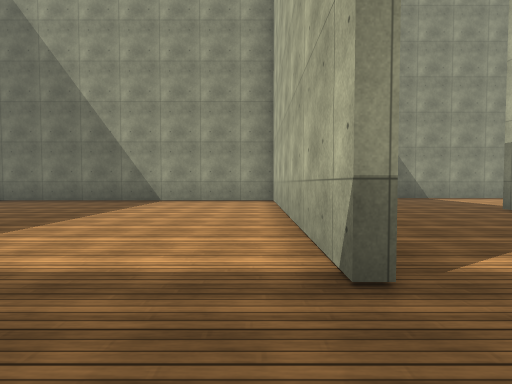
View 1 (above)

24 first-person views from a walk through a 3-D level made in the Unity game engine. The camera is 1.2 m above the floor, tilts 2° down and sees 85° across. The floor is counted in squares, 2 m on a side. Each view is taken from the middle of a square. On the plan, view 1 faces up. The plan holds only what a view shows up to about 9 squares ahead; the rest is blank. The place goes on beyond the plan. The player character is not drawn. Some animated figures are left out. Some surface patterns are stand-ins.

View 2
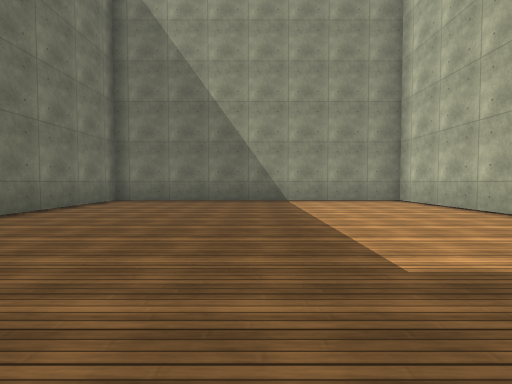

View 3
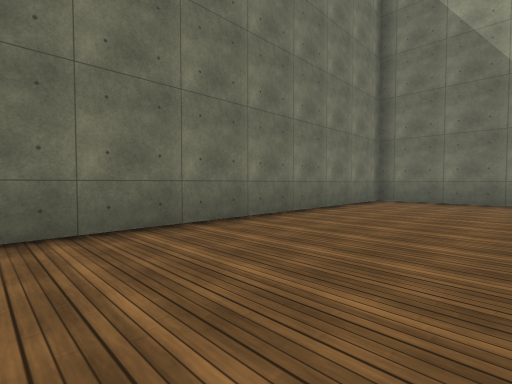

View 4
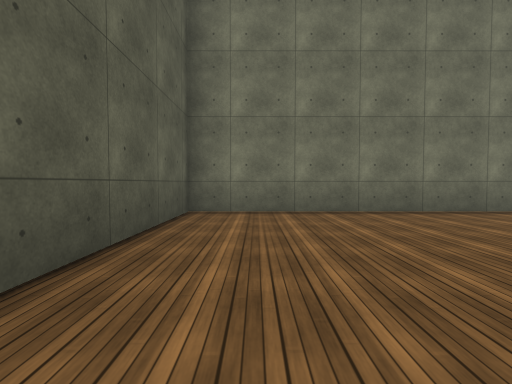

View 5
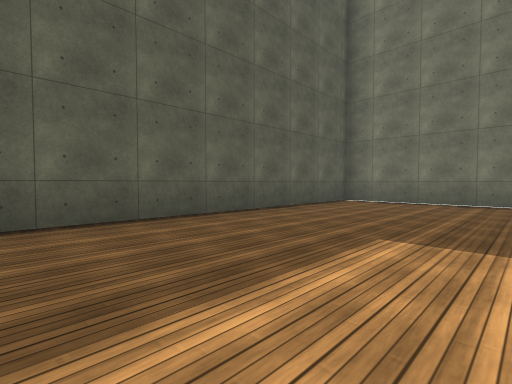

View 6
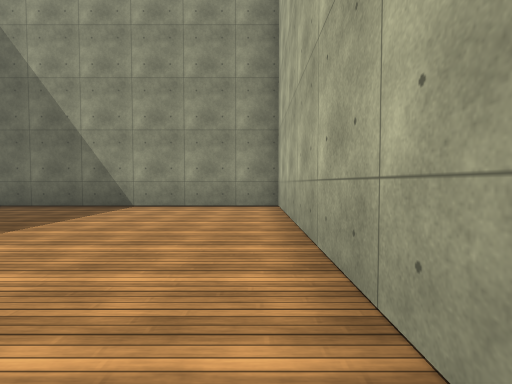

View 7
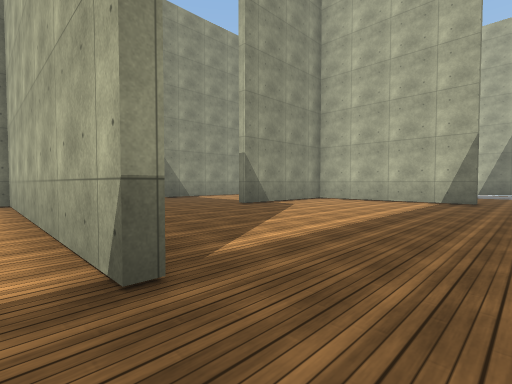

View 8
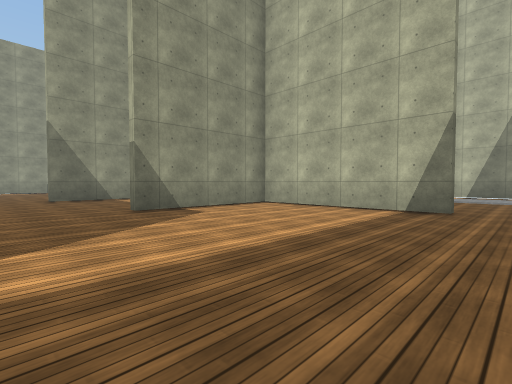

View 9
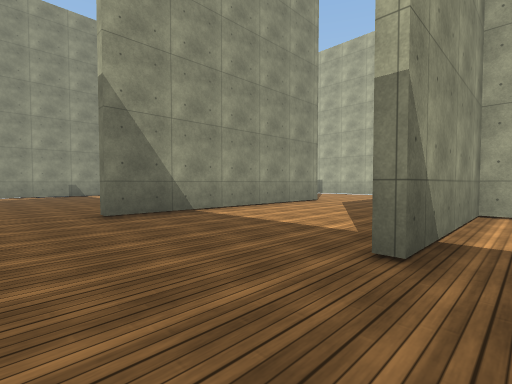

View 10
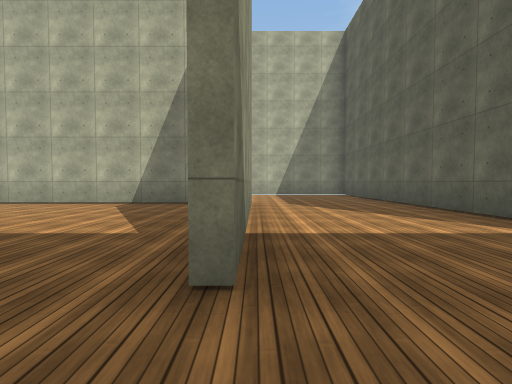

View 11
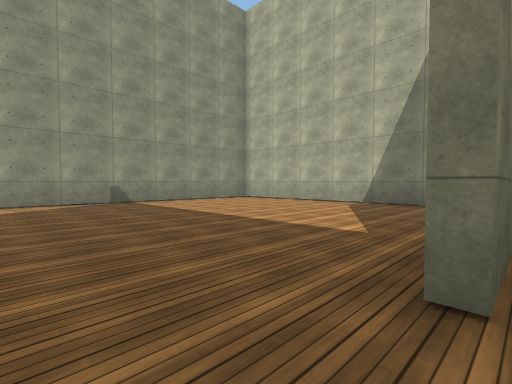

View 12
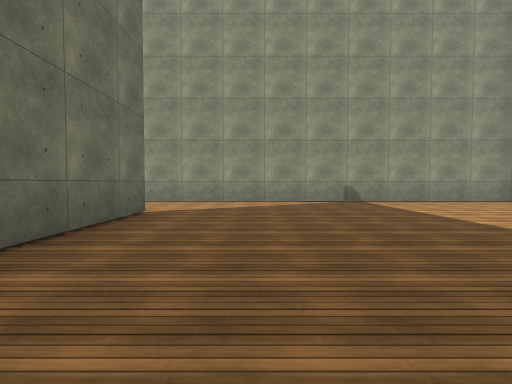

View 13
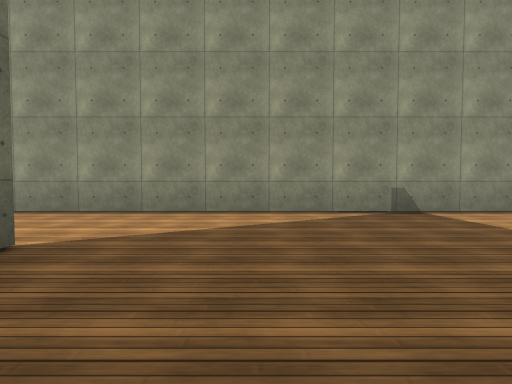

View 14
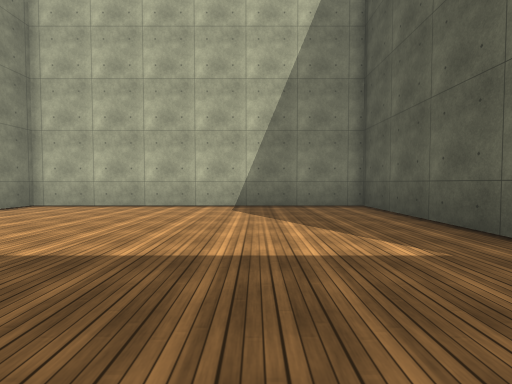

View 15
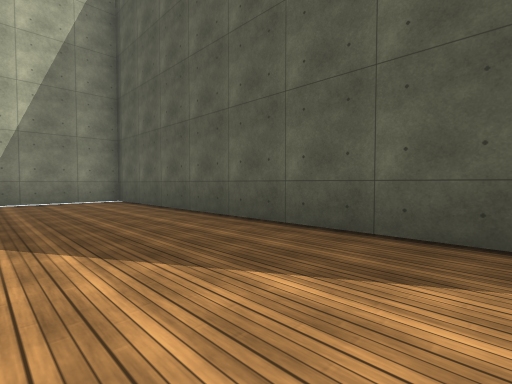

View 16
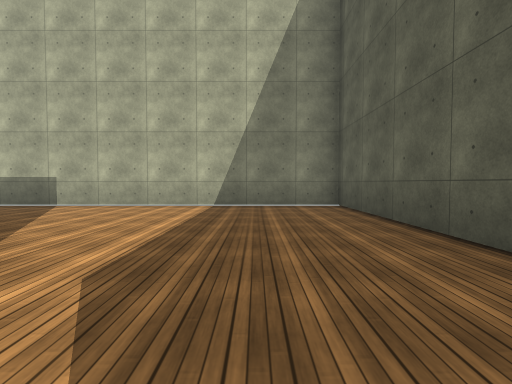

View 17
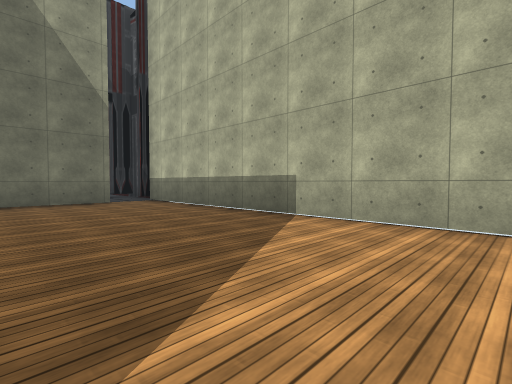

View 18
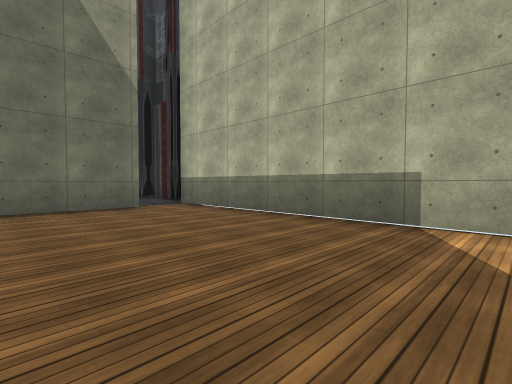

View 19
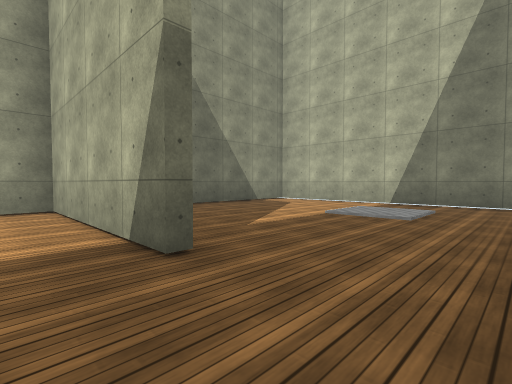

View 20
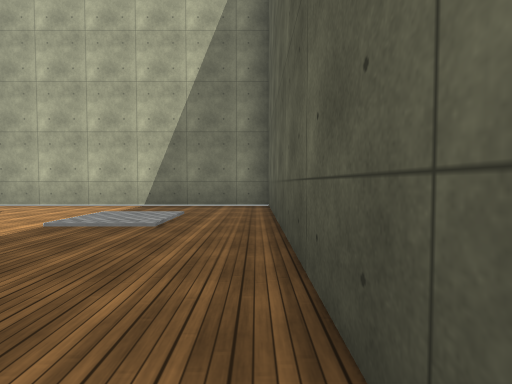

View 21
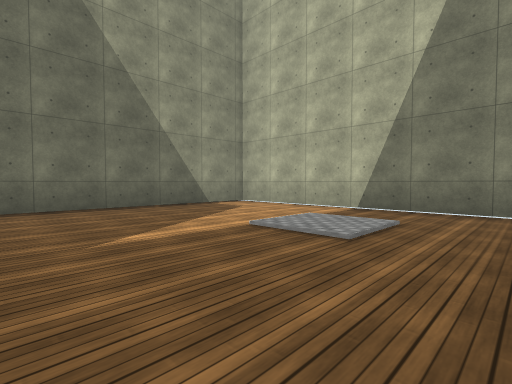

View 22
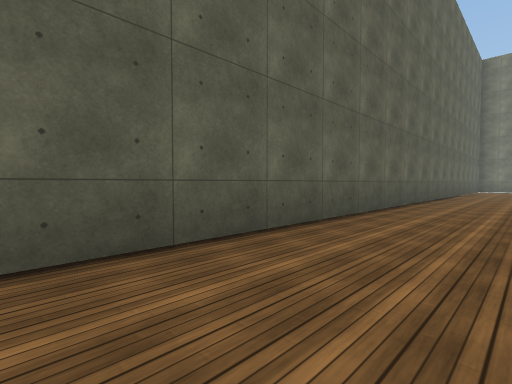

View 23
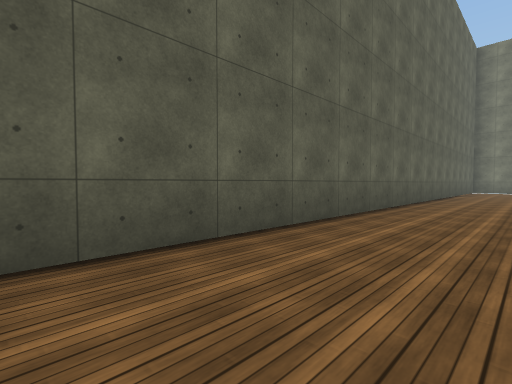

View 24
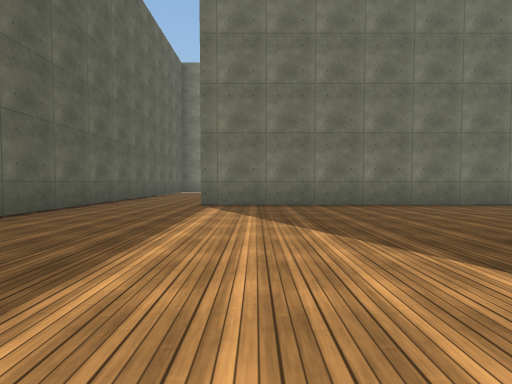

### Floor plan
Points are (right, up) in squares from view 1. A wall is a line through its corners. A room is listed if a view was taken in it or the views show most of it. See-through windows are left out.
Room 1 (views 1, 2, 3, 4, 5, 6, 7)
walls: (0.6, 1.5) (0.6, 8.8) (-8.4, 8.8) (-8.4, -1.3) (-0.4, -1.3)
ways out: opening at (0.7, 0) to room 2
Room 2 (views 8, 9, 10, 11, 12, 13, 14, 15, 16, 17, 18, 19, 20, 21, 22, 23, 24)
walls: (6.8, 10.4) (10.9, 10.4) (10.9, 18.5) (-0.4, 18.5); (10.6, 10.1) (4.5, 10.1); (7.1, 5.9) (16.1, 5.9) (16.1, 19.1); (0.8, 9.6) (0.8, 1.5); (9.1, 1) (9.1, 5.7) (5.1, 5.7); (0.8, 15.6) (0.8, 12.4); (14.8, 18.5) (12.2, 18.5); (16.1, -1.4) (16.1, 5.7) (10.2, 5.7); (-0.4, -1.3) (15.8, -1.3)
ways out: opening at (0.7, 0) to room 1; opening at (0.3, 17)

Where each view was taken, in squares from view 1:
view 1: 0 up, 0 right, facing up
view 2: 0 up, 4 left, facing up
view 3: 0 up, 5 left, facing up-left
view 4: 0 up, 3 left, facing left
view 5: 3 up, 0 right, facing down-left
view 6: 2 up, 0 right, facing up
view 7: 0 up, 0 right, facing up-right
view 8: 0 up, 3 right, facing up-right
view 9: 5 up, 3 right, facing up-right
view 10: 10 up, 3 right, facing right
view 11: 10 up, 3 right, facing up-right
view 12: 10 up, 3 right, facing up
view 13: 13 up, 3 right, facing up
view 14: 13 up, 4 right, facing right
view 15: 9 up, 7 right, facing down-right
view 16: 8 up, 9 right, facing right
view 17: 10 up, 12 right, facing up-right
view 18: 12 up, 12 right, facing up-right
view 19: 1 down, 8 right, facing up-right
view 20: 1 down, 9 right, facing right
view 21: 1 down, 10 right, facing up-right
view 22: 1 up, 12 right, facing down-left
view 23: 1 up, 10 right, facing down-left
view 24: 3 up, 8 right, facing left
